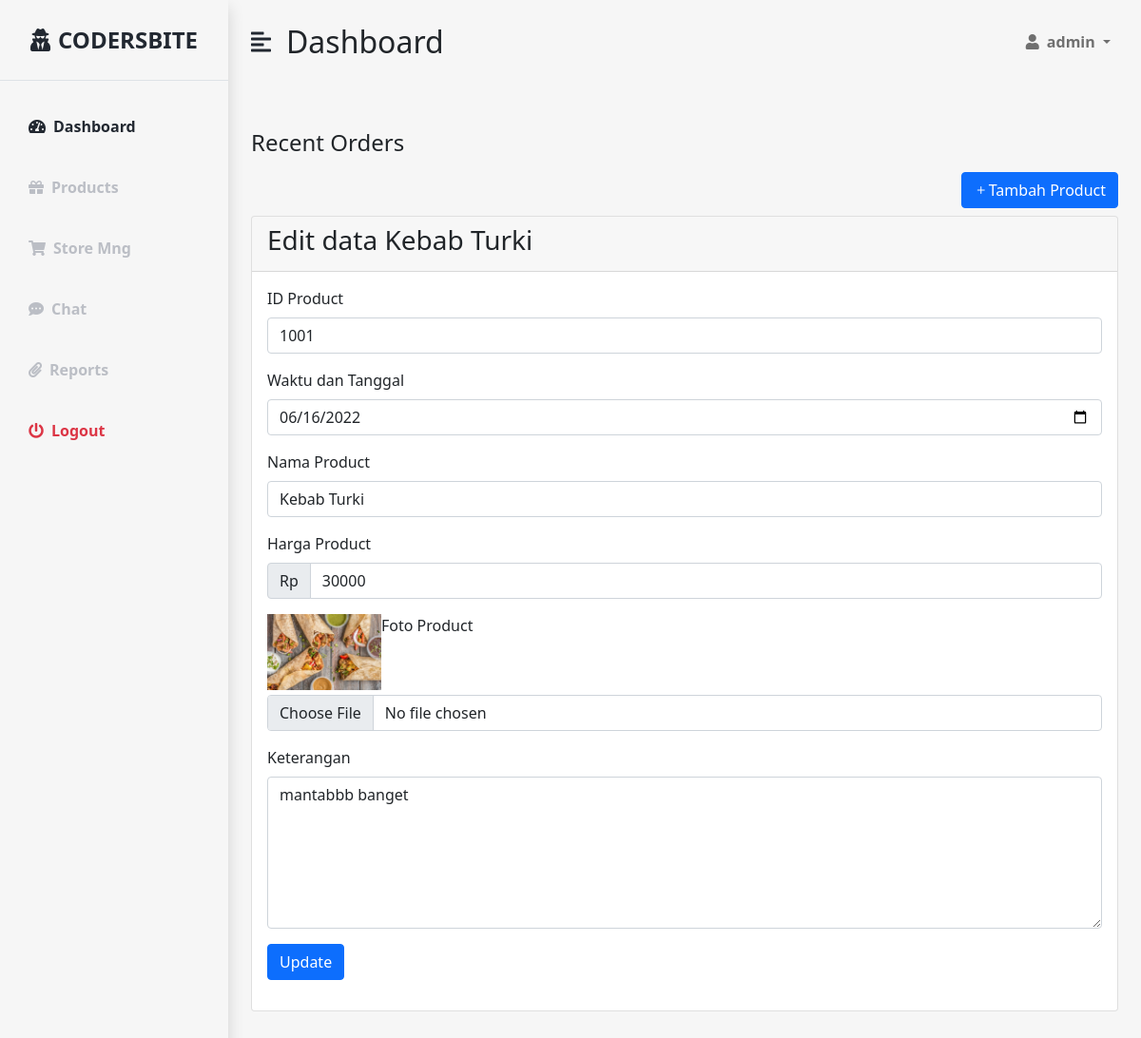
/view/admin/edit-product.php?id=2 (signed in), run on the app's committed database.
### tables this page shows
CREATE TABLE `product` (
  `id_product` int(11) NOT NULL,
  `kode_product` int(11) NOT NULL,
  `tgl_input` date NOT NULL,
  `nama_product` varchar(100) NOT NULL,
  `harga` int(100) NOT NULL,
  `keterangan` varchar(255) NOT NULL,
  `foto` varchar(255) NOT NULL
);

### view/admin/edit-product.php (the view, shortened to what this page needs)
<?php
include('header.php');
include('../../config.php');
  if (isset($_GET['id'])) {
    $id = ($_GET["id"]);
    $query = "SELECT * FROM product WHERE id_product='$id'";
    $result = mysqli_query($conn, $query);
    $product = mysqli_fetch_assoc($result);
  } else {
    echo "<script>alert('Masukkan data id.');window.location='product.php';</script>";
  }
?>
<div class="container-fluid px-4">
        <div class="row my-5">
        <h3 class="fs-4 mb-3">Recent Orders</h3>
            <div class="text-end">
                <button type="button" class="btn btn-primary mb-2"><i class="bi bi-plus"></i>Tambah Product</button>
            </div>
                <div class="col">
                <div class="card">
                    <div class="card-header">
                        <h3>Edit data <?= $product['nama_product']; ?></h3>
                    </div>
                    <div class="card-body">
                    <form id="contactForm" enctype="multipart/form-data" action="proses-edit.php" method="POST">
                    <div class="mb-3">
                            <label class="form-label" for="kode_product">ID Product</label>
                            <input class="form-control" type="text" id="kode_product" name="kode_product" value="<?= $product['kode_product']; ?>"/>
                        </div>
                        <div class="mb-3">
                            <label class="form-label" for="date">Waktu dan Tanggal</label>
                            <input class="form-control" type="date" id="date" name="date" value="<?= $product['tgl_input']; ?>">
                        </div>
                        <div class="mb-3">
                            <label class="form-label" for="nama_product">Nama Product</label>
                            <input class="form-control" id="nama_product" name="nama_product" type="text" placeholder="Nama Product" value="<?= $product['nama_product']; ?>"/>
                        </div>
                        <label class="form-label" for="harga_product">Harga Product</label>
                        <div class="input-group mb-3">
                            <span class="input-group-text" id="basic-addon1">Rp</span>
                            <input class="form-control" id="harga_product" name="harga_product" type="text" placeholder="Harga Product" value="<?= $product['harga']; ?>"/>
                        </div>
                        <div class="mb-3">
                            <label class="form-label" for="gambar_product">Foto Product</label>
                            <img src="../../assets/images/<?= $product['foto']; ?>" style="width: 120px;float: left;margin-bottom: 5px;" alt="">
                            <input class="form-control" id="gambar_product" name="gambar_product"  type="file" placeholder="Foto Product"  />
                        </div>
                        <div class="mb-3">
                            <label class="form-label" for="keterangan">Keterangan</label>
                            <textarea class="form-control" id="keterangan" name="keterangan" type="text"  style="height: 10rem"><?= $product['keterangan']; ?></textarea>
                        </div>
                        <div class="mb-3">
                            <button type=" submit" name="submit" class="btn btn-primary">Update</button>
                        </div>
                        </form>
                    </div>
                    </div>
                    </div>
                    </div>
                    </div>
                </div>
            </div>
<?php
    include('footer.php');
?>

### view/admin/assets/style.css (style rules this page uses)
:root { --main-bg-color: #f4d143; --main-text-color: #222831; --second-text-color: #bbbec5; --second-bg-color: #f5df8a; }

### data on the page
product: nama_product "Kebab Turki", kode_product "1001", date "06/16/2022", harga_product "30000", foto (picture), keterangan "mantabbb banget"

### other printed values
$_SESSION['username'] "admin"
